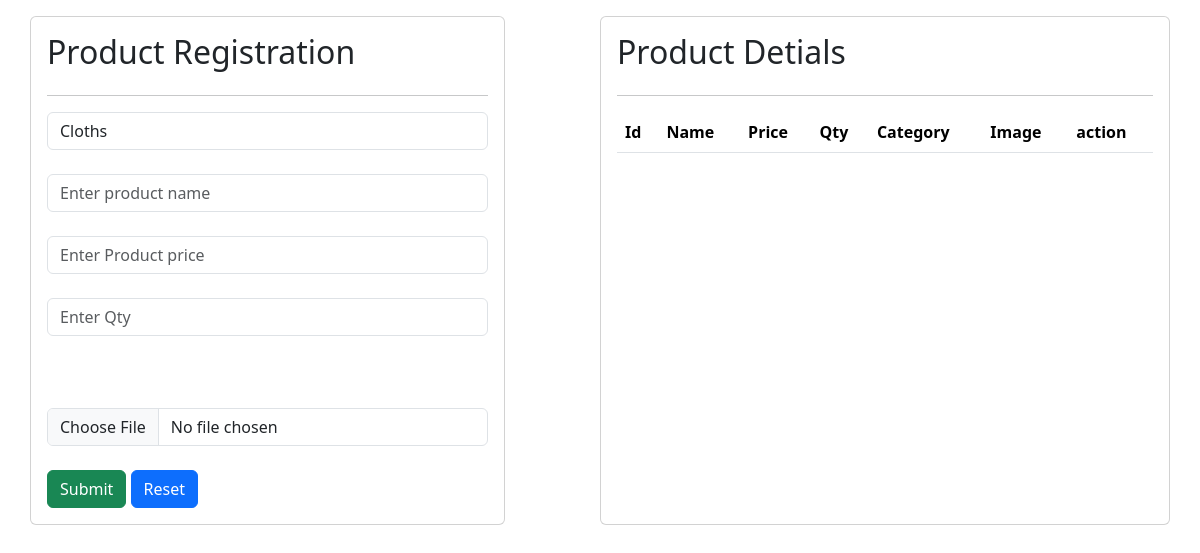
The app's page /, older data.
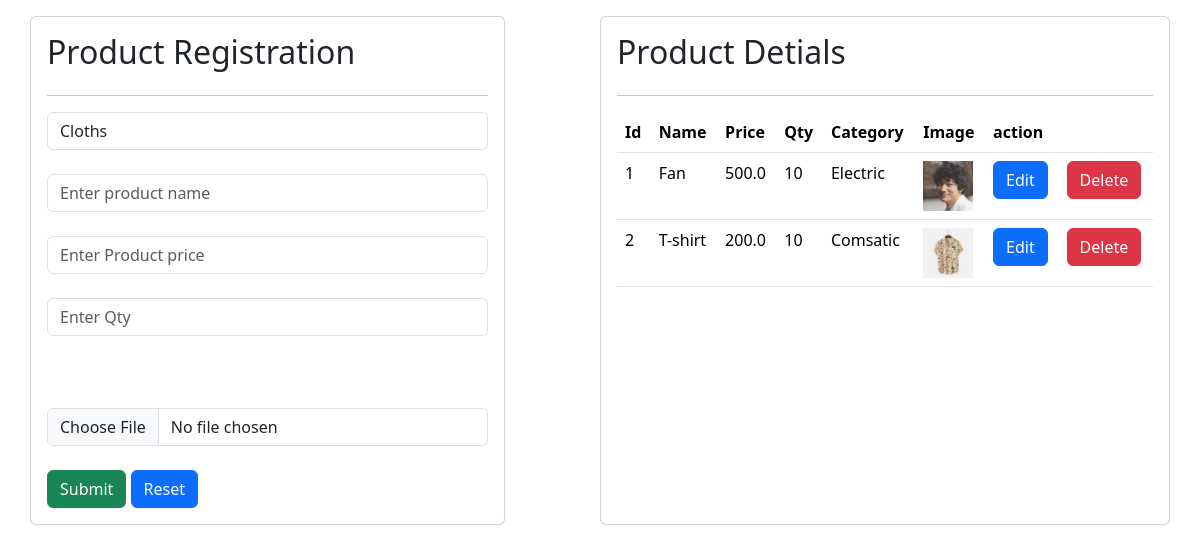
The same page, newer data.
### myapp/models.py (models this page shows)
class Product(models.Model):
    category = models.ForeignKey(Category,on_delete=models.CASCADE,null=True)
    name = models.CharField(max_length=30)
    price = models.FloatField()
    qty = models.IntegerField()
    image = models.ImageField(upload_to="image",default="test.png")

class Category(models.Model):
    name = models.CharField(max_length=20)

### myapp/views.py (the view)
# urls.py: path("",index,name="index"),
def index(request):
    products = Product.objects.all()
    categories = Category.objects.all()
    if request.method=='POST':
        cat  = request.POST['cat']
        name = request.POST['name']
        price = request.POST['price']
        qty = request.POST['qty']
        image = request.FILES['image']
        category = Category.objects.get(pk=cat)
        Product.objects.create(name=name,price=price,qty=qty,image=image,category=category)
        return render(request,"index.html",{"products":products,"categories":categories})
    else:
        return render(request,"index.html",{"products":products,"categories":categories})

### myapp/templates/index.html (shortened to what this page needs)
<!DOCTYPE html>
<html lang="en">
<head>
    <link href="https://cdn.jsdelivr.net/npm/bootstrap@5.3.8/dist/css/bootstrap.min.css" rel="stylesheet"
>
</head>
<body>
    <div class="container">
        <div class="row mt-3">
            <div class="col-5 card p-3">
                <h2>Product Registration</h2>
                <hr>
                <form action="" method="post" enctype="multipart/form-data">
                    <select name="cat" id="cat" class="form-control">
                        {%for cat in categories%}
                        <option value="{{cat.id}}" {% if prod.category_id == cat.id %}selected{% endif %}>
                            {{cat.name}}</option>
                        {%endfor%}
                    </select>
                    <br>
                    <input type="text" name="name" placeholder="Enter product name" class="form-control"
                        value="{{prod.name}}">
                    <br>
                    <input type="text" name="price" placeholder="Enter Product price" class="form-control"
                        value="{{prod.price}}">
                    <br>
                    <input type="text" name="qty" placeholder="Enter Qty" class="form-control" value="{{prod.qty}}">
                    <br>
                    <br>
                    <br>
                    <input type="file" name="image" class="form-control">
                    <br>
                    <input type="submit" class="btn btn-success">
                    <input type="reset" class="btn btn-primary">
                </form>
            </div>
            <div class="col-1">
            </div>
            <div class="col-6 card p-3">
                <h2>Product Detials</h2>
                <hr>
                <table class="table">
                    <tr>
                        <th>Id</th>
                        <th>Name</th>
                        <th>Price</th>
                        <th>Qty</th>
                        <th>Category</th>
                        <th>Image</th>
                        <th colspan="2">action</th>
                    </tr>
                    {%for prod in products%}
                    <tr>
                        <td>{{forloop.counter}}</td>
                        <td>{{prod.name}}</td>
                        <td>{{prod.price}}</td>
                        <td>{{prod.qty}}</td>
                        <td>{{prod.category.name}}</td>
                        <td><img src="media/{{prod.image}}" alt="{{prod.image}}" height="50px" width="50px"></td>
                        <td><a href="{%url 'edit'%}?id={{prod.id}}" class="btn btn-primary">Edit</a></td>
                        <td><a href="{%url 'delete'%}?id={{prod.id}}" class="btn btn-danger">Delete</a></td>
                    </tr>
                    {%endfor%}
                </table>
            </div>
        </div>
    </div>
</body>
</html>

Row changes from the older to the newer data that the page shows:
added Product: name "Fan", price "500.0", qty "10", category.name "Electric", image (picture)
added Product: name "T-shirt", price "200.0", qty "10", category.name "Comsatic", image (picture)
